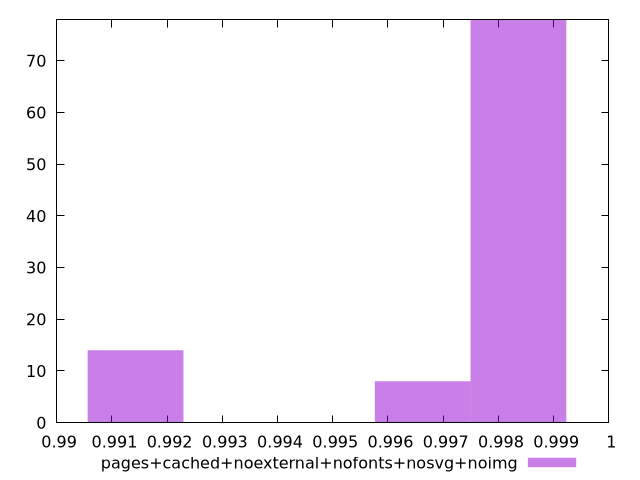

Recreate this plot in gnuplot.
$_pagesCachedNoexternalNofontsNosvgNoimg <<EOF
0.9983621187123912 78
0.9914290484435552 14
0.9966288511451822 8
EOF
set key outside below
set terminal pngcairo
set output "report_00004_2020-11-02T20-21-41.718Z/first-cpu-idle/pages+cached+noexternal+nofonts+nosvg+noimg//hist.png"
set yrange [0:78]
set boxwidth 0.0017332675672090125
set style fill transparent solid 0.5 noborder
plot $_pagesCachedNoexternalNofontsNosvgNoimg title "pages+cached+noexternal+nofonts+nosvg+noimg" with boxes ,
